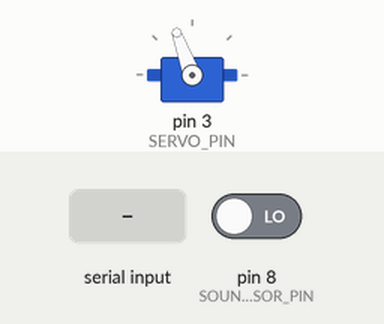
This sketch was run on a simulated Arduino Uno, built with avr-gcc and run on an emulated ATmega328P. On the bench: servo. Inputs (shaded band) come from the test bench; at power-on: pin 8 (SOUND_SENSOR_PIN) LOW.

Above: at 1.2 s.
1.3 s: "L" received over Serial
At 1.7 s:
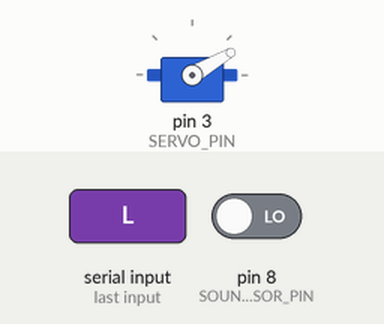
4.5 s: "U" received over Serial
At 5.3 s:
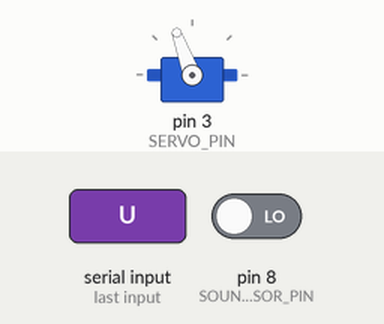
Timing chart, 0 to 7.5 s (numbered marks = the images above; inputs shaded):
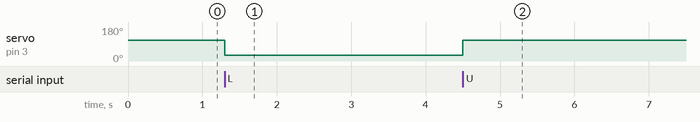

The sketch:

deadbolt_code.ino
```cpp
#include <Servo.h>
#define SERVO_PIN 3
#define SOUND_SENSOR_PIN 8

#define SERVO_IN_POS 110
#define SERVO_OUT_POS 30

Servo doorActuator;


void setup() {
  // put your setup code here, to run once:
  Serial.begin(115200);
  doorActuator.attach(SERVO_PIN);
  pinMode(SOUND_SENSOR_PIN, INPUT);
  doorActuator.write(SERVO_IN_POS);
}

bool prevState = false;
bool currState = false;

int debounce = 200;
unsigned long long lastKnock = 0;
int sequenceRight = 0;
int shortKnock = 1000;
int longKnock = 3000;

bool locked = false;
void loop() {
  // put your main code here, to run repeatedly:
  if(Serial.available())
  {
    char in = Serial.read();
    switch(in){
      case 'L':
        doorActuator.write(SERVO_OUT_POS);
        locked = true;
        break;
      case 'U':
        doorActuator.write(SERVO_IN_POS);
        locked = false;
        break;
    }

  }
  currState = digitalRead(SOUND_SENSOR_PIN);
  if(currState && (millis() - lastKnock > debounce))
  {
    Serial.println("Knock");
    if(sequenceRight == 0 && millis() - lastKnock < shortKnock)
    {
      sequenceRight++;
      int ti = millis() - lastKnock;
      Serial.println(ti);
    }
    if(sequenceRight == 1 && (millis() - lastKnock > shortKnock) && (millis() - lastKnock < longKnock))
    {
      locked = true;
      doorActuator.write(SERVO_OUT_POS);
      Serial.println("done");
    }
    lastKnock = millis();
  }
  if(millis() - lastKnock > longKnock && sequenceRight != 0)
  {
    sequenceRight = 0;
  }
  prevState = currState;
}
```

Measured:
- after the input at 1.3 s, servo on pin 3 (SERVO_PIN): 110° → 30° at once
- after the input at 4.5 s, servo on pin 3 (SERVO_PIN): 30° → 110° at once
